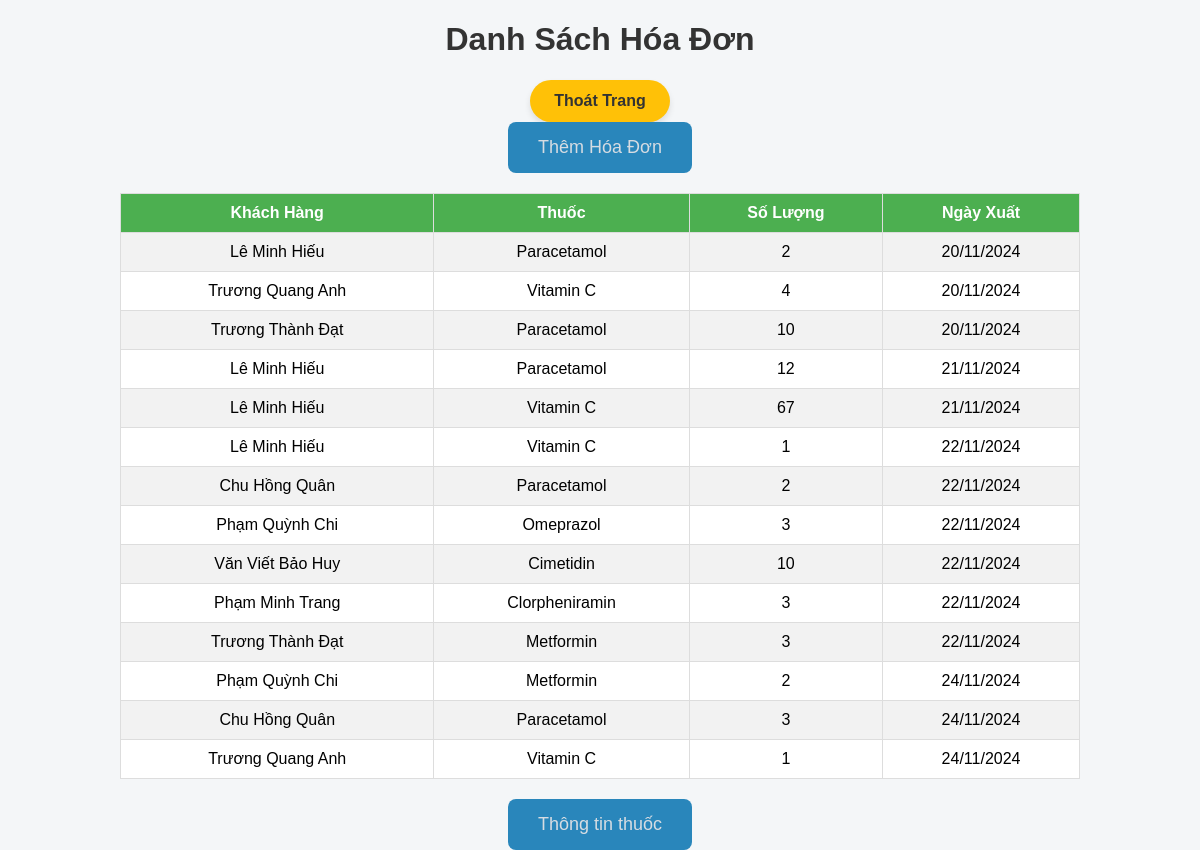
Page /invoices on the committed database.
### models.py (models this page shows)
class Customer(db.Model):
    __tablename__ = 'customers'
    id = db.Column(db.Integer, primary_key=True)
    name = db.Column(db.String(100), nullable=False)  # Tên khách hàng
    phone = db.Column(db.String(20), nullable=False)  # Số điện thoại
    invoices = db.relationship('Invoice', back_populates='customer')  # Quan hệ ngược với bảng hóa đơn

class Medicine(db.Model):
    __tablename__ = 'medicines'
    id = db.Column(db.Integer, primary_key=True)
    name = db.Column(db.String(100), nullable=False)  # Tên thuốc
    price = db.Column(db.Float, nullable=False)  # Giá thuốc
    quantity = db.Column(db.Integer, nullable=False)  # Số lượng tồn kho
    expiry_date = db.Column(db.String(50), nullable=True)  # Ngày hết hạn
    invoices = db.relationship('Invoice', back_populates='medicine')  # Quan hệ ngược với bảng hóa đơn

### app.py (the view)
@app.route('/invoices')
def list_invoices():
    all_invoices = Invoice.query.all()
    invoice_details = []
    for invoice in all_invoices:
        customer = Customer.query.get(invoice.customer_id)
        medicine = Medicine.query.get(invoice.medicine_id)
        total_amount = calculate_total_amount(invoice)
        invoice_details.append({
            'id': invoice.id,
            'customer_name': customer.name,
            'medicine_name': medicine.name,
            'quantity': invoice.quantity,
            'total_amount': total_amount,
            'issue_date': invoice.issue_date.strftime('%d/%m/%Y')
        })
    return render_template('list_invoices.html', invoices=invoice_details)

### app.py (called while the page is built)
def calculate_total_amount(invoice):
    medicine = Medicine.query.get(invoice.medicine_id)
    return invoice.quantity * medicine.price

### templates/list_invoices.html (shortened to what this page needs)
<!DOCTYPE html>
<html lang="en">
<head>
    <link rel="stylesheet" href="{{ url_for('static', filename='style.css') }}">
</head>
<body>
    <h1>Danh Sách Hóa Đơn</h1>
    <a href="/login" class="exit-button">Thoát Trang</a>
    <a href="{{ url_for('add_invoice') }}">Thêm Hóa Đơn</a>
    <table border="1">
        <tr>
            <th>Khách Hàng</th>
            <th>Thuốc</th>
            <th>Số Lượng</th>
            <th>Ngày Xuất</th>
        </tr>
        {% for invoice in invoices %}
        <tr>
            <td>{{ invoice.customer_name }}</td>
            <td>{{ invoice.medicine_name }}</td>
            <td>{{ invoice.quantity }}</td>
            <td>{{ invoice.issue_date }}</td>
        </tr>
        {% endfor %}
    </table>
    <a href="{{ url_for('review') }}">Thông tin thuốc </a>
</body>
</html>

### static/style.css (style rules this page uses)
body { font-family: Arial, sans-serif; background-color: #f4f6f8; margin: 0; padding: 0; display: flex; justify-content: center; align-items: center; flex-direction: column; min-height: 100vh; }
h1 { color: #333; }
a { text-decoration: none; color: #d6dce2; display: inline-block; padding: 15px 30px; font-size: 18px; background-color: #2986bb; border: none; border-radius: 8px; transition: background-color 0.3s ease; }
table { width: 80%; margin: 20px 0; border-collapse: collapse; background-color: #fff; }
table, th, td { border: 1px solid #ddd; padding: 10px; text-align: center; }
th { background-color: #4CAF50; color: white; }
tr:nth-child(even) { background-color: #f2f2f2; }
.exit-button { display: inline-block; padding: 12px 24px; font-size: 16px; font-weight: bold; color: #333; background-color: #FFC107; border: none; border-radius: 50px; text-decoration: none; cursor: pointer; transition: background-color 0.3s ease, transform 0.2s ease; box-shadow: 0px 4px 6px rgba(0, 0, 0, 0.1); }

### rows in the picture
Customer: customer_name "Lê Minh Hiếu" "Lê Minh Hiếu" "Lê Minh Hiếu" "Lê Minh Hiếu"
Medicine: medicine_name "Paracetamol" "Paracetamol" "Paracetamol" "Paracetamol" "Paracetamol"
Customer: customer_name "Trương Quang Anh" "Trương Quang Anh"
Medicine: medicine_name "Vitamin C" "Vitamin C" "Vitamin C" "Vitamin C"
Customer: customer_name "Trương Thành Đạt" "Trương Thành Đạt"
Customer: customer_name "Chu Hồng Quân" "Chu Hồng Quân"
Customer: customer_name "Phạm Quỳnh Chi" "Phạm Quỳnh Chi"
Medicine: medicine_name "Omeprazol"
Customer: customer_name "Văn Viết Bảo Huy"
Medicine: medicine_name "Cimetidin"
Customer: customer_name "Phạm Minh Trang"
Medicine: medicine_name "Clorpheniramin"
Medicine: medicine_name "Metformin" "Metformin"

### other values in the picture
{{ invoice.quantity }} "2" "4" "10" "12" "67" "1" "2" "3" "10" "3" "3" "2" "3" "1"
{{ invoice.issue_date }} "20/11/2024" "20/11/2024" "20/11/2024" "21/11/2024" "21/11/2024" "22/11/2024" "22/11/2024" "22/11/2024" "22/11/2024" "22/11/2024" "22/11/2024" "24/11/2024" "24/11/2024" "24/11/2024"
